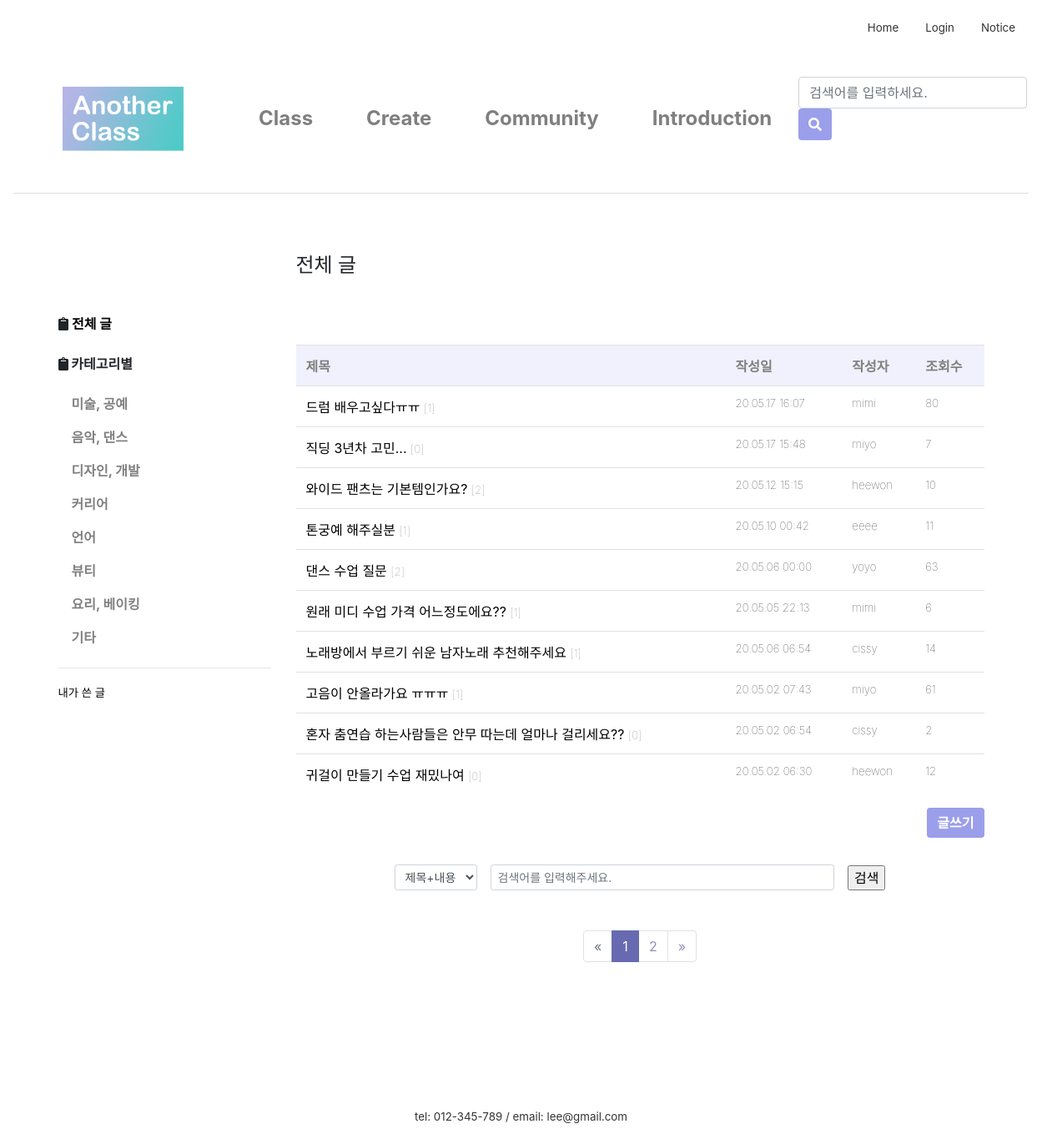
The app's page /community/, older data.
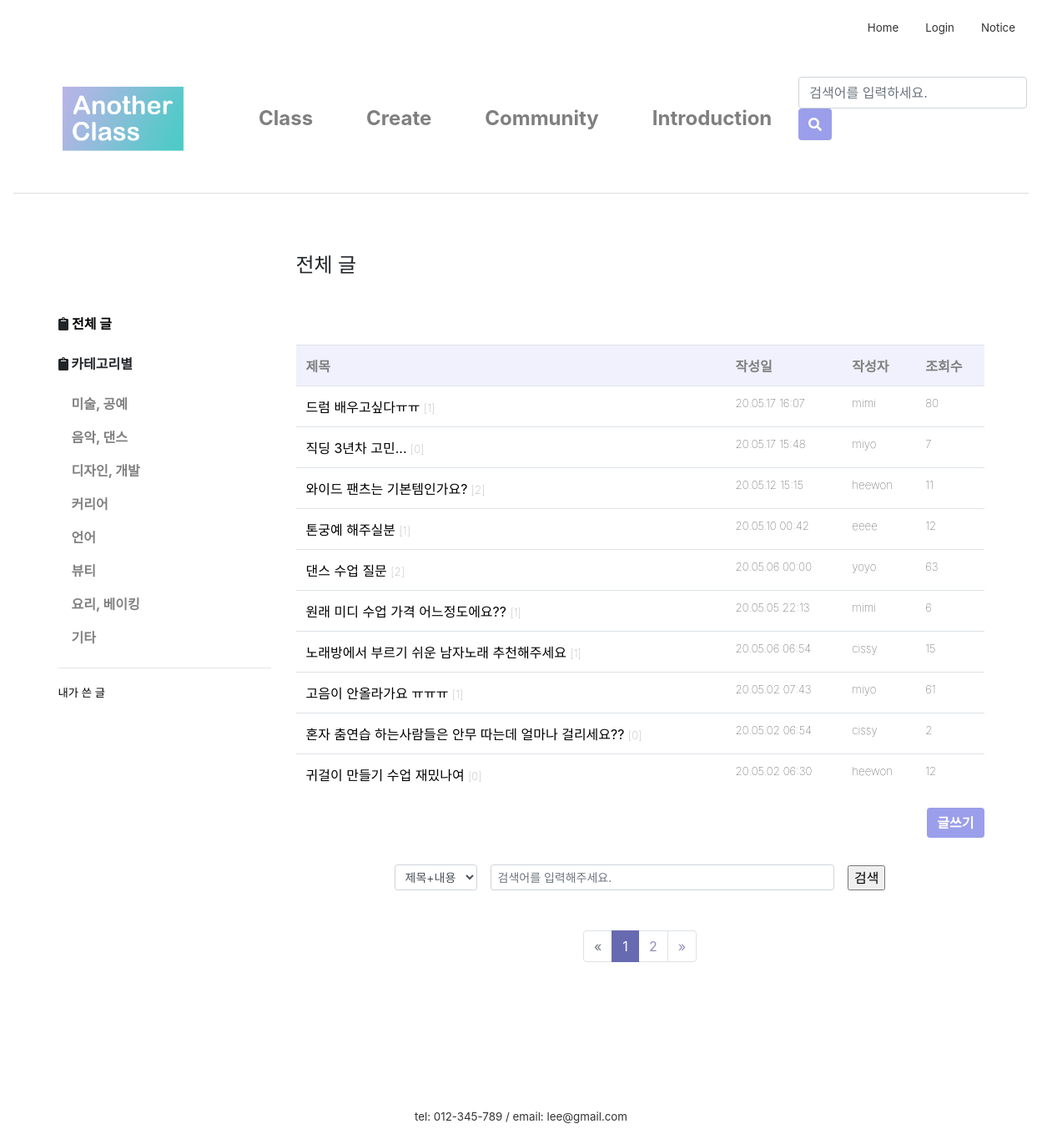
The same page, newer data.
### firstApp/models.py (models this page shows, shortened)
class Post(models.Model):
    author = models.ForeignKey(settings.AUTH_USER_MODEL, on_delete=models.CASCADE, default=1)
    category = models.ForeignKey('firstApp.Category', on_delete=models.CASCADE, default=2)
    title = models.CharField(max_length=60)
    text = RichTextUploadingField()
    created_date = models.DateTimeField(default=timezone.now)
    published_date = models.DateTimeField(
            blank=True, null=True)
    views = models.PositiveIntegerField(default=0)
    class Meta:
        ordering = ['-id']

### firstApp/views.py (the view)
# urls.py: path('community/', views.community, name='community'),
def community(request):
    if request.user is None:
        redirect('login')
    else:
        c = request.GET.get('c', '')
        k = request.GET.get('k', '')
        cateId = request.GET.get('cateId', '')  # url의 쿼리스트링을 가져온다. 없는 경우 공백을 리턴한다
        cate_list = Category.objects.all()
        if cateId == '':
            post_list = Post.objects.all()
            cateName = '전체 글'
        else:
            post_list = Post.objects.filter(category=cateId)
            cateName = get_object_or_404(Category, pk=cateId).name
        if k:  # k가 있으면
            if c == '1':
                post_list = post_list.filter(Q(title__icontains=k) | Q(text__icontains=k))  # 작성자에 k가 포함되어 있는 레코드만 필터링
            elif c == '2':
                filtered_author = get_object_or_None(User, username=k)
                post_list = post_list.filter(author=filtered_author)
        page = request.GET.get('page', 1)
        paginator = Paginator(post_list, 10)
        try:
            posts = paginator.page(page)
        except PageNotAnInteger:
            posts = paginator.page(1)
        except EmptyPage:
            posts = paginator.page(paginator.num_pages)
        return render(request, 'firstApp/community.html', {
            'posts': posts, 'cate_list': cate_list, 'cateName': cateName, 'cateId': cateId, 'c': c, 'k': k, 'page': page})

### firstApp/templates/firstApp/community.html (shortened to what the changed rows need)
{% extends 'firstApp/base.html'%}
{% load static %}
{% block content %}
<link rel="stylesheet" href="{% static 'css/paginate.css' %}">
<link rel="stylesheet" href="{% static 'css/community.css' %}">
		<div class="container">
			<div class="row">
				<div class="col-sm-9">
					<br><br><br>
					<div class="blog-post-area">
							<table class="table">
								<tr>
									<th>제목</th>
									<th>작성일</th>
									<th>작성자</th>
									<th>조회수</th>
								</tr>
								{% for post in posts %}
								<tr>
									<td>
										<a class="a_underline" href="{% url 'post_detail' post.pk %}?cateId={{cateId}}&page={{page}}">
											{{ post.title }}
										</a>
										<span class="lighter" style="color:gray;">[{{ post.comments.count }}]</span>
									</td>
									<td class="lighter">{{post.created_date|date:'y.m.d H:i'}}</td>
									<td class="lighter">{{post.author}}</td>
									<td class="lighter">{{post.views}}</td>
								</tr>
								{% empty %}
								<tr>
									<td colspan="4"><p class="text-center" style="padding:20%">검색 결과가 없습니다.</p></td>
								</tr>
								{% endfor %}
							</table>
					</div>
				</div>
			</div>
		</div>
{% endblock content %}

Row changes from the older to the newer data that the page shows:
changed Post "와이드 팬츠는 기본템인가요?": views "10" → "11"
changed Post "톤궁예 해주실분": views "11" → "12"
changed Post "노래방에서 부르기 쉬운 남자노래 추천해주세요": views "14" → "15"
